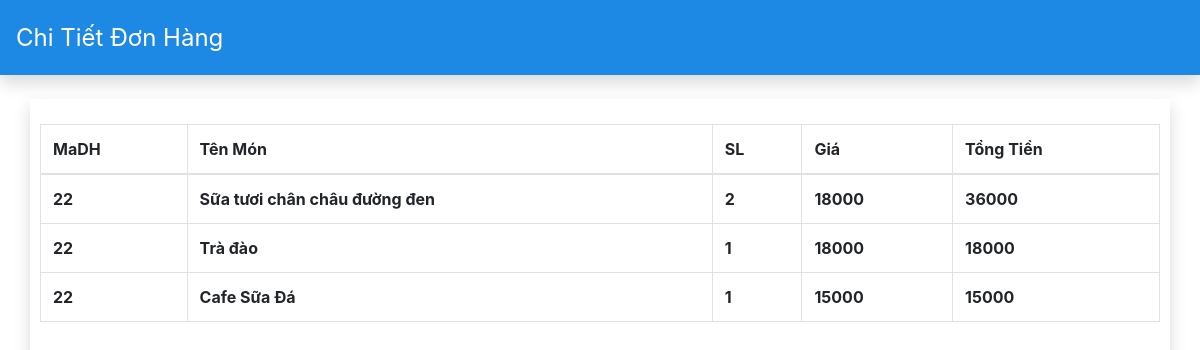
/PageAdmin/admin/Order/DetailOrder.php?id=22, run on the app's committed database.
### tables this page shows
CREATE TABLE `ctdh` (
  `MaDH` int(11) NOT NULL,
  `MaMonAn` int(11) NOT NULL,
  `SL` int(11) NOT NULL,
  `Gia` int(11) NOT NULL,
  `TongTien` int(11) NOT NULL
);

CREATE TABLE `monan` (
  `MaMonAn` int(11) NOT NULL,
  `TenMonAn` varchar(255) NOT NULL,
  `Gia` int(11) NOT NULL,
  `HinhAnh` varchar(500) NOT NULL,
  `MaLoai` int(11) NOT NULL
);

### PageAdmin/db/dbhelp.php (called while the page is built, shortened)
<?php
function executeResult($sql) {
	$conn = mysqli_connect(HOST, USERNAME, PASSWORD, DATABASE);
	$resultset = mysqli_query($conn, $sql);
	$list      = [];
	while ($row = mysqli_fetch_array($resultset, 1)) {
		$list[] = $row;
	}
	return $list;
}

### PageAdmin/admin/Order/DetailOrder.php (the view, shortened to what this page needs)
<?php
	require_once('../../db/dbhelp.php');
	$MaDH = '';
	if (isset($_GET['id'])) {
		$MaDH = $_GET['id'];
	}
?>
<!DOCTYPE html>
<html>
<head>
	<link rel="stylesheet" href="https://maxcdn.bootstrapcdn.com/bootstrap/4.4.1/css/bootstrap.min.css">
</head>
<body>
	<nav class="navbar navbar-expand navbar-light topbar mb-4 static-top shadow">
		<div class="panel-heading">
			Chi Tiết Đơn Hàng
		</div>
	</nav>
	<div class="container">
		<div class="panel panel-primary">
			<div class="panel-body">
				<table class="table table-bordered">
					<thead>
						<tr>
							<th>MaDH</th>
							<th>Tên Món</th>
							<th>SL</th>
							<th>Giá</th>
							<th>Tổng Tiền</th>
						</tr>
					</thead>
					<tbody>
						<?php
							$sql = "select MaDH, monan.TenMonAn, SL, ctdh.Gia, TongTien from ctdh, monan where ctdh.MaMonAn = monan.MaMonAn and ctdh.MaDH = $MaDH";
							$DHList = executeResult($sql);
							foreach ($DHList as $dh) {
									echo '<tr>
								<td>'.$dh['MaDH'].'</td>
								<td>'.$dh['TenMonAn'].'</td>
								<td>'.$dh['SL'].'</td>
								<td>'.$dh['Gia'].'</td>
								<td>'.$dh['TongTien'].'</td>
							</tr>';
							}
							?>
					</tbody>
				</table>
			</div>
		</div>
	</div>
</body>
</html>

### PageAdmin/admin/Order/DetailOrder.php (style rules this page uses)
.navbar { height: 75px; width: 100%; background-color: #1e88e5; }
.panel-heading { font-size: 1.5rem; color: white; }
.container { margin-top: 20px; box-shadow: 0 .5rem 1rem rgba(0,0,0,.15)!important; padding-top: 25px; padding-bottom: 25px; padding-left: 10px; padding-right: 10px; width: 100%; height: 570px; font-weight: bold; }

### data on the page
ctdh: MaDH "22", MaMonAn.TenMonAn "Sữa tươi chân châu đường đen", SL "2", Gia "18000", TongTien "36000"
ctdh: MaDH "22", MaMonAn.TenMonAn "Trà đào", SL "1", Gia "18000", TongTien "18000"
ctdh: MaDH "22", MaMonAn.TenMonAn "Cafe Sữa Đá", SL "1", Gia "15000", TongTien "15000"
